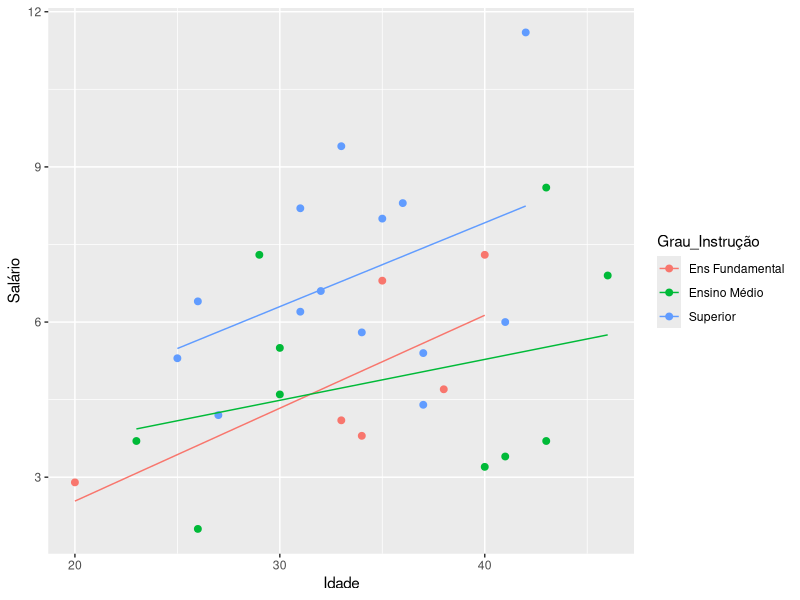
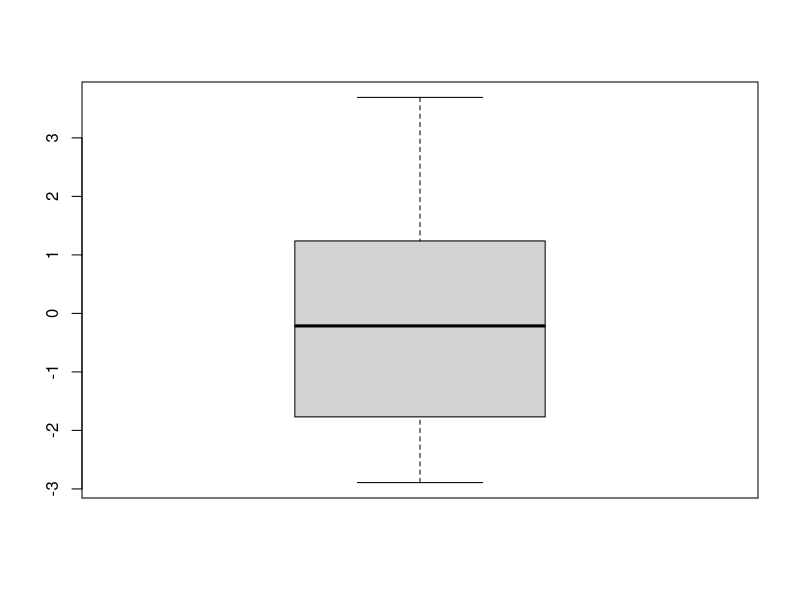
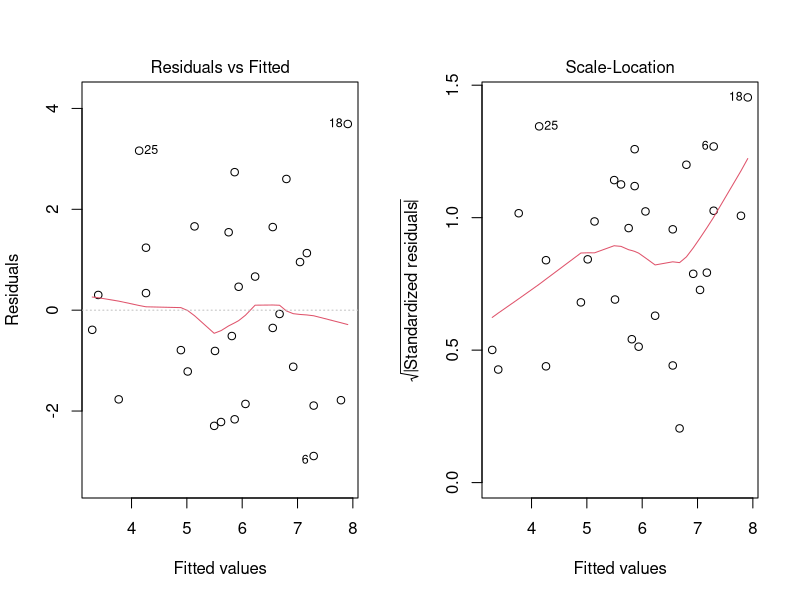

These figures' R source, in order:
## ---- chunk 1
if(!require(dplyr)) install.packages("dplyr")
library(dplyr)                  
if(!require(rstatix)) install.packages("rstatix") 
library(rstatix)
if(!require(car)) install.packages("car")   
library(car)             
if(!require(ggplot2)) install.packages("ggplot2") 
library(ggplot2)
if(!require(multcomp)) install.packages("multcomp") 
library(multcomp)
if(!require(emmeans)) install.packages("emmeans") 
library(emmeans)
## ---- chunk 2
dados <- read.csv2('Banco de Dados 8.csv', encoding = 'latin1')
glimpse(dados)
library(rmarkdown)
paged_table(dados)
## ---- chunk 3
mod_cov <- aov(Idade ~ Grau_Instrução, data = dados)
summary(mod_cov)
## ---- chunk 4
ggplot(data = dados, aes(x = Idade, y = Salário, group = Grau_Instrução,
                         color = Grau_Instrução)) +
  geom_point(size = 2) +
  xlab('Idade') +
  ylab('Salário') +
  geom_smooth(method = "lm", se = FALSE, size = 0.5)
## ---- chunk 5
mod_int <- aov(Salário ~ Grau_Instrução*Idade, data = dados)
Anova(mod_int, type = 'III')
## ---- chunk 6
leveneTest(Salário ~ Grau_Instrução, center = mean, data = dados)
## ---- chunk 7
options(contrasts = c("contr.sum", "contr.poly"))
mod_ANCOVA <- aov(Salário ~ Idade + Grau_Instrução, data = dados)
Anova(mod_ANCOVA, type = 'III')
## ---- chunk 8
shapiro.test(mod_ANCOVA$residuals)
## ---- chunk 9
boxplot(mod_ANCOVA$residuals)
par(mfrow=c(1,2))
plot(mod_ANCOVA, which=c(1,3))
leveneTest(mod_ANCOVA$residuals ~ dados$Grau_Instrução)
## ---- chunk 10
library(multcomp)
dados$Grau_Instrução <- factor(dados$Grau_Instrução)
mod_ANCOVA <- aov(Salário ~ Idade + Grau_Instrução, data = dados)
posthoc <- glht(mod_ANCOVA, linfct = mcp(Grau_Instrução = "Tukey"))
summary(posthoc)
## Outra opção: `Dunnett`, que compara todo o grupo com a variável de controle.
## ---- chunk 11
comparacoes <- dados %>% emmeans_test(Salário ~ Grau_Instrução, covariate = Idade,
                       p.adjust.method = "bonferroni")
comparacoes
## ---- chunk 12
medias_ajustadas <- emmeans(mod_ANCOVA, ~ Idade:Grau_Instrução)
medias_ajustadas
## ---- chunk 13
get_emmeans(comparacoes)
## ---- chunk 14
dados %>% group_by(Grau_Instrução) %>% 
  get_summary_stats(Salário, type = "mean_sd")
